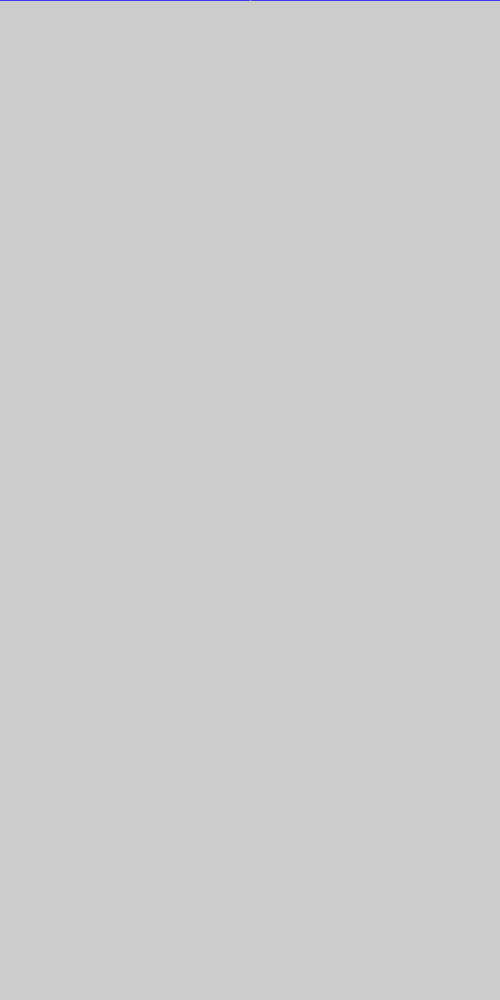
Frame 1 (no input)
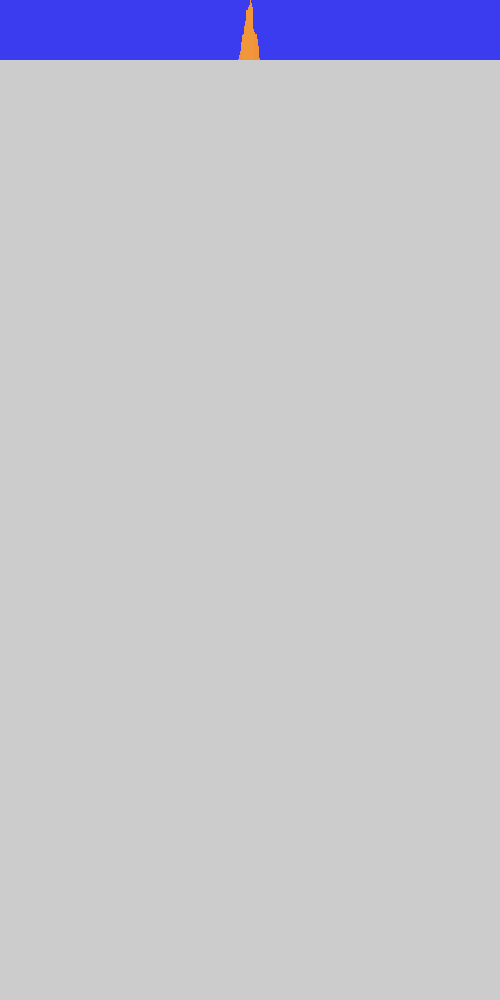
Frame 60 (the mouse pressed at the canvas centre just before this capture)
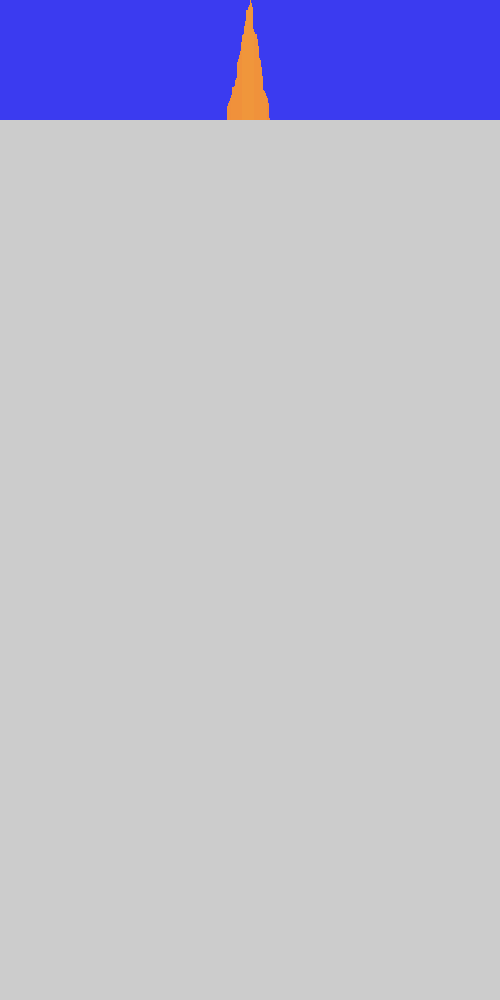
Frame 120 (the mouse held since frame 60 and released just before this capture)

The Processing sketch that drew these frames (run headless with seeded random() and noise(); from frame 60 on, the mouse is pressed at the canvas centre):

// Processing sketch: automat_wzrost1D_4w
// ── automat_wzrost1D_4w.pde
// Jednowymiarowy, probabilistyczny automat komórkowy 
//  (najprostrza symulacja CA w postaci funkcyjnej) 
////////////////////////////////////////////////////////////////////////////////////////////
float Mutat=0.1; //Poziom mutacji koloru
int WorldSize=500;//Ile chcemy elementów w linii?

int[] World=new int[WorldSize];//Tworzenie tablicy - w Processingu zawsze za pomocą alokacji
                               //Tablica jest obiektem o predefiniowanej klasie
                               // - ma swoje metody ;-) i atrybuty dostepne w notacji kropkowej

void setup()
{
size(500,1000);    //Okno bardziej pionowe niż poziome 

//for(int i=0;i<World.length;i++) //Zerowanie tablicy - gdyby było potrzebne.
//    World[i]=0;                 //W tej wersji procesingu nie jest 

World[WorldSize/2]=128; //Zarodek automatu
}


int t=0;//Licznik czasu czyli kroków
void draw()
{
  if(t>999) return; //Poza ekranem - nic już nie ma do narysowania 
  
  for(int i=0;i<World.length;i++)//Wizualizacja czyli "rysowanie na ekranie" 
  {                              //lenght to atrybut aktualnej długości tablicy 
    if(World[i]>0) stroke(255,World[i],0);//Zółtawy
    else           stroke(0,0,255);//Niebieski
    point(i,t);                  //Stan automatu w chwili t w t-tej lini okna
  }
  
  int N=World.length/3; //Najwyżej 1/n komórek zmienia swój stan w kroku czasu
  for(int j=0;j<N;j++)//Zmiana stanu automatu
  {
       int i=int(random(World.length));//Funkcja random() produkuje float, więc trzeba zmienić
                                       // typ wyniku czyli obciąć część ułamkową
       if( World[i]==0 )
       {
          //Reguła - jeśli masz żywego sąsiada stajesz się żywy
          //Co zrobić z "brzegami świata"? 
          int right = (i+1) % WorldSize;//Można zrobić liczenie indeksów sąsiadów       
          int left  = (WorldSize+i-1) % WorldSize;//z zawijaniem dzięki reszcie z dzielenia
          World[i]=( random(2)<1 ? World[right] : World[left] ); //Jak wylosuje 0 to się nic nie zmienia 
          if(  World[i]>0 && random(1.0) < Mutat ) //Jak już jest żywy to może zmutować
               World[i]+=int(random(21))-10;//Symetrycznie
       }
   }
   
   t++;//Kolejne pokolenie/krok/rok
}
